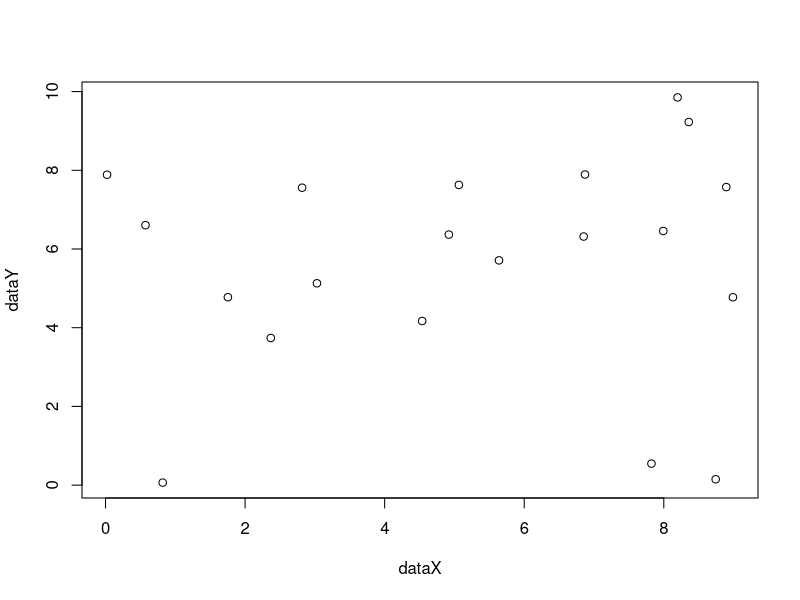
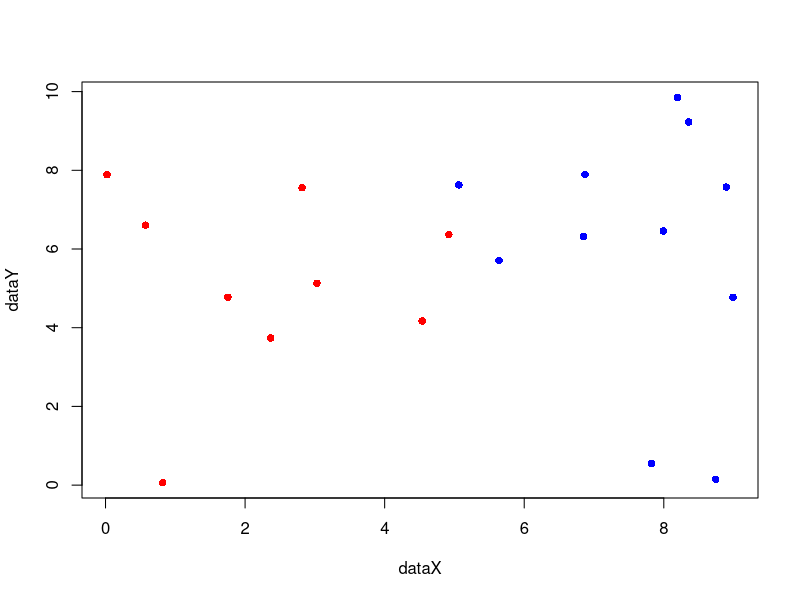

These figures' R source, in order: (Note: this script raises an error after producing the figures.)
dataX <- runif(20, min<-0, max<-10)
dataY <- runif(20, min<-0, max<-10)
plot(dataX,dataY)
class <- rep("A",20)
class[dataX > 5] <- "B"
plot(dataX,dataY, col=ifelse(class=="A","red","blue"),pch=16)

library(e1071)

data <- data.frame(dataX,dataY,class)

set.seed(1)


tunedModel <- tune(svm,class ~ dataY+dataX , data=data, kernel="linear", ranges=list(cost=c(0.001,0.01,0.1,1,10,100)))

bestModel <- tunedModel$best.model
plot(bestModel,data=data)

predict(bestModel,data.frame(dataX=10,dataY=8))
